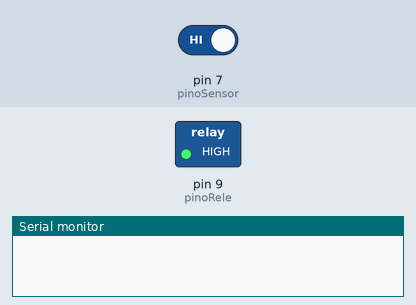
This sketch was run on a simulated Arduino Uno, built with avr-gcc and run on an emulated ATmega328P. Parts: switched loads named in the sketch (green lamp = pin HIGH), the last lines printed to the serial monitor. Inputs (shaded band) come from the test bench; at power-on: pin 7 (pinoSensor) HIGH.

Above: at 1.2 s.
1.3 s: pin 7 (pinoSensor) driven LOW
At 1.8 s:
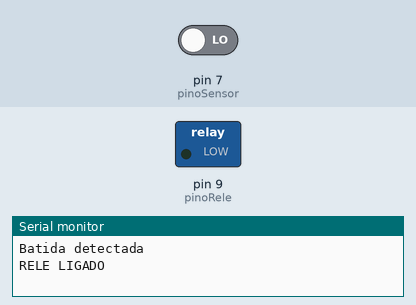
Timing chart, 0 to 4.3 s (numbered marks = the images above; inputs shaded):
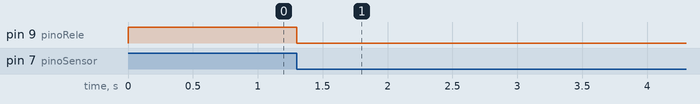

Measured:
- after the input at 1.3 s, pin 9 (pinoRele): HIGH → LOW at once

The sketch:

RTC_YC031_SRD_REGISTRADOR_4.ino
```cpp
#include <Wire.h> //INCLUSÃO DA BIBLIOTECA
#include "RTClib.h" //INCLUSÃO DA BIBLIOTECA

RTC_DS3231 rtc; //OBJETO DO TIPO RTC_DS3231

const int pinoSensor = 7; //PINO DIGITAL UTILIZADO PELO SENSOR
const int pinoRele = 9; //PINO DIGITAL UTILIZADO PELO MÓDULO RELÉ
int status = 0; //VARIÁVEL QUE CONTROLA O STATUS DO MÓDULO RELÉ (LIGADO / DESLIGADO)
const int pinoBuzzer = 8; //PINO DIGITAL UTILIZADO PELO BUZZER

//float volumeBuzzer = 0; //VARIÁVEL QUE ARMAZENA O VALOR DA LUMINOSIDADE QUE SERÁ APLICADA AO LED

//DECLARAÇÃO DOS DIAS DA SEMANA
char daysOfTheWeek[7][12] = {"Domingo", "Segunda", "Terça", "Quarta", "Quinta", "Sexta", "Sábado"};

void setup(){
  Serial.begin(9600); //INICIALIZA A SERIAL
  pinMode(pinoSensor, INPUT); //DEFINE O PINO COMO ENTRADA
  pinMode(pinoRele, OUTPUT); //DEFINE O PINO COMO SAÍDA
  digitalWrite(pinoRele, HIGH); //MÓDULO RELÉ INICIA DESLIGADO
  pinMode(pinoBuzzer, OUTPUT); //DEFINE O PINO COMO SAÍDA
  pinMode(pinoBuzzer, LOW);

  // initialize Timer1
 TCCR1B = 0x00;        //Disable Timer1 while we set it up
 TCNT1  = 0;         //Reset Timer Count to 0
 TIFR1  = 0x00;        //Timer1 INT Flag Reg: Clear Timer Overflow Flag
 TIMSK1 = (1 << TOIE1);        //Timer1 INT Reg: Timer2 Overflow Interrupt Enable
 TCCR1A = 0x00;        //Timer1 Control Reg A: Normal port operation, Wave Gen Mode normal
 TCCR1B |= (1 << CS11);       //8 prescale

  if(! rtc.begin()) { // SE O RTC NÃO FOR INICIALIZADO, FAZ
    Serial.println("DS3231 não encontrado"); //IMPRIME O TEXTO NO MONITOR SERIAL
 //   while(1); //SEMPRE ENTRE NO LOOP
  }
  if(rtc.lostPower()){ //SE RTC FOI LIGADO PELA PRIMEIRA VEZ / FICOU SEM ENERGIA / ESGOTOU A BATERIA, FAZ
    Serial.println("DS3231 OK!"); //IMPRIME O TEXTO NO MONITOR SERIAL
    //REMOVA O COMENTÁRIO DE UMA DAS LINHAS ABAIXO PARA INSERIR AS INFORMAÇÕES ATUALIZADAS EM SEU RTC
    //rtc.adjust(DateTime(F(__DATE__), F(__TIME__))); //CAPTURA A DATA E HORA EM QUE O SKETCH É COMPILADO
    rtc.adjust(DateTime(2019, 8, 28, 23, 02, 45)); //(ANO), (MÊS), (DIA), (HORA), (MINUTOS), (SEGUNDOS)


  }
 // delay(100); //INTERVALO DE 100 MILISSEGUNDOS


}


//overflow function for timer1
ISR(TIMER1_OVF_vect) {
  //do nothing
}


void loop () {

    if(digitalRead(pinoSensor) == LOW){ //SE A LEITURA DO PINO FOR IGUAL A LOW, FAZ
      Serial.println("Batida detectada"); //IMPRIME O TEXTO NA SERIAL
    if (status == 0){ //SE VARIÁVEL FOR IGUAL A 0, FAZ
      digitalWrite(pinoRele, LOW); //LIGA O RELÉ
      status = 1; //VARIÁVEL RECEBE O VALOR 1
      Serial.println("RELE LIGADO"); //IMPRIME O TEXTO NO MONITOR SERIAL
      //tone(pinoBuzzer, 100);
      //Serial.println("ALARME ATIVADO"); //IMPRIME O TEXTO NO MONITOR SERIAL

      while(!(TIFR1 & TOV1));
 //overflow has occurred!
 TIFR1 = 0x00; //Clear Timer Overflow Flag
 TCNT1  = 0; //Reset Timer to 0


    DateTime now = rtc.now(); //CHAMADA DE FUNÇÃO
    Serial.print("Data: "); //IMPRIME O TEXTO NO MONITOR SERIAL
    Serial.print(now.day(), DEC); //IMPRIME NO MONITOR SERIAL O DIA
    Serial.print('/'); //IMPRIME O CARACTERE NO MONITOR SERIAL
    Serial.print(now.month(), DEC); //IMPRIME NO MONITOR SERIAL O MÊS
    Serial.print('/'); //IMPRIME O CARACTERE NO MONITOR SERIAL
    Serial.print(now.year(), DEC); //IMPRIME NO MONITOR SERIAL O ANO
    Serial.print(" / Dia: "); //IMPRIME O TEXTO NA SERIAL
    Serial.print(daysOfTheWeek[now.dayOfTheWeek()]); //IMPRIME NO MONITOR SERIAL O DIA
    Serial.print(" / Horas: "); //IMPRIME O TEXTO NA SERIAL
    Serial.print(now.hour(), DEC); //IMPRIME NO MONITOR SERIAL A HORA
    Serial.print(':'); //IMPRIME O CARACTERE NO MONITOR SERIAL
    Serial.print(now.minute(), DEC); //IMPRIME NO MONITOR SERIAL OS MINUTOS
    Serial.print(':'); //IMPRIME O CARACTERE NO MONITOR SERIAL
    Serial.print(now.second(), DEC); //IMPRIME NO MONITOR SERIAL OS SEGUNDOS
    Serial.println(); //QUEBRA DE LINHA NA SERIAL
    delay(1000); //INTERVALO DE 1 SEGUNDO
    }


//    else {//SENÃO, FAZ

/*

      // digitalWrite(pinoRele, HIGH); DESLIGA O RELÉ
      // status = 0; // VARIÁVEL RECEBE O VALOR 0
      // Serial.println("RELÉ DESLIGADO"); // IMPRIME O TEXTO NO MONITOR SERIAL
    DateTime now = rtc.now(); //CHAMADA DE FUNÇÃO
    Serial.print("Data: "); //IMPRIME O TEXTO NO MONITOR SERIAL
    Serial.print(now.day(), DEC); //IMPRIME NO MONITOR SERIAL O DIA
    Serial.print('/'); //IMPRIME O CARACTERE NO MONITOR SERIAL
    Serial.print(now.month(), DEC); //IMPRIME NO MONITOR SERIAL O MÊS
    Serial.print('/'); //IMPRIME O CARACTERE NO MONITOR SERIAL
    Serial.print(now.year(), DEC); //IMPRIME NO MONITOR SERIAL O ANO
    Serial.print(" / Dia: "); //IMPRIME O TEXTO NA SERIAL
    Serial.print(daysOfTheWeek[now.dayOfTheWeek()]); //IMPRIME NO MONITOR SERIAL O DIA
    Serial.print(" / Horas: "); //IMPRIME O TEXTO NA SERIAL
    Serial.print(now.hour(), DEC); //IMPRIME NO MONITOR SERIAL A HORA
    Serial.print(':'); //IMPRIME O CARACTERE NO MONITOR SERIAL
    Serial.print(now.minute(), DEC); //IMPRIME NO MONITOR SERIAL OS MINUTOS
    Serial.print(':'); //IMPRIME O CARACTERE NO MONITOR SERIAL
    Serial.print(now.second(), DEC); //IMPRIME NO MONITOR SERIAL OS SEGUNDOS
    Serial.println(); //QUEBRA DE LINHA NA SERIAL
    delay(1000); //INTERVALO DE 1 SEGUNDO
  */
  //  }
    }}


  //    ISR(TIMER1_COMPA_vect)          // interrupção por igualdade de comparação no TIMER1
//{
  //TCNT1 = 0xC2F7;                                 // Renicia TIMER
  //digitalWrite(pinoRele, digitalRead(pinoRele) ^ 1);   //inverte estado do BUZZER
  //Serial.println(pinoRele);
//}
```
